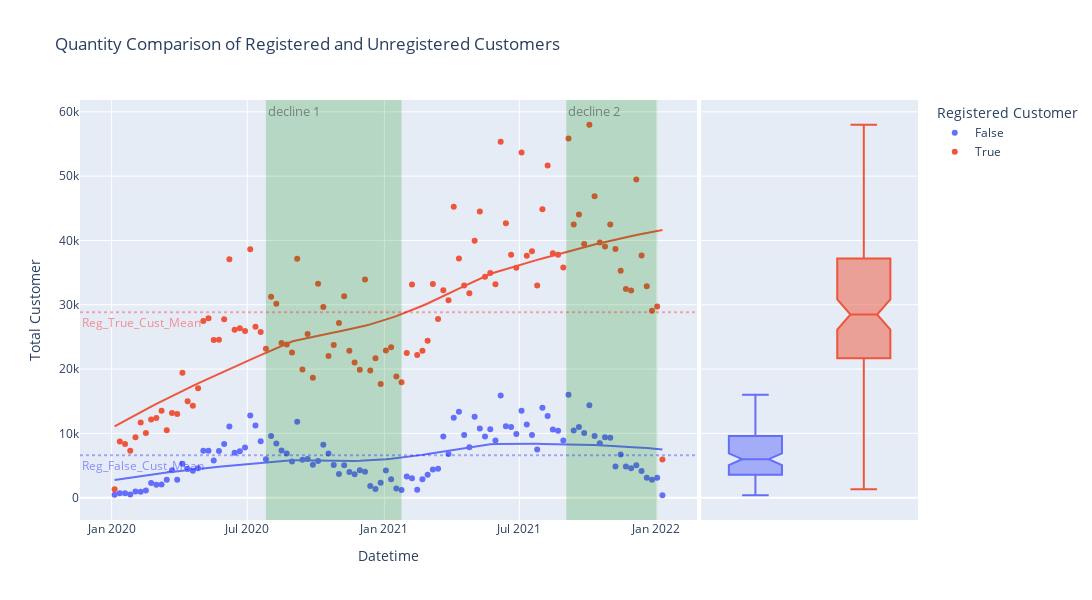

Write notebook code for a chart like this one.
### Code cell
fig = px.scatter(df_w, x= "datetime", 
              y= "reg_customer", 
              #facet_row= "registered_customer",
              title= "Quantity Comparison of Registered and Unregistered Customers",
              color= "registered_customer", 
              labels= dict(reg_customer="Total Customer", datetime="Datetime", registered_customer="Registered Customer"), 
              marginal_y = "box", 
              trendline= "lowess")

fig.add_vrect(x0="2021-09-2", 
              x1="2022-01-2", 
              col=1,
              annotation_text="decline 2", 
              annotation_position="top left",
              fillcolor="green", 
              opacity=0.2, 
              line_width=0,
              annotation_font_color = "black",
              annotation_font_size = 13)

fig.add_vrect(x0="2020-7-26", 
              x1="2021-01-24", 
              col=1,
              annotation_text="decline 1", 
              annotation_position="top left",
              fillcolor="green", 
              opacity=0.2, 
              line_width=0,
              annotation_font_color = "black",
              annotation_font_size = 13)              

fig.add_hline(y= df_w.loc[df_w.registered_customer == True].reg_customer.mean(), 
              line_dash= "dot", 
              annotation_text= "Reg_True_Cust_Mean",
              annotation_position="bottom left",
              col= 1,
              opacity = 0.3,
              line_color = "red",
              annotation_font_color = "red")

fig.add_hline(y= df_w.loc[df_w.registered_customer == False].reg_customer.mean(), 
              line_dash= "dot", 
              annotation_text= "Reg_False_Cust_Mean",
              annotation_position="bottom left",
              col= 1,
              opacity = 0.3,
              line_color = "blue",
              annotation_font_color = "blue")

fig.update_annotations(opacity= 0.4)
#fig.update_layout(template= "plotly_dark")
fig.update_layout(height= 600, width= 1470)
